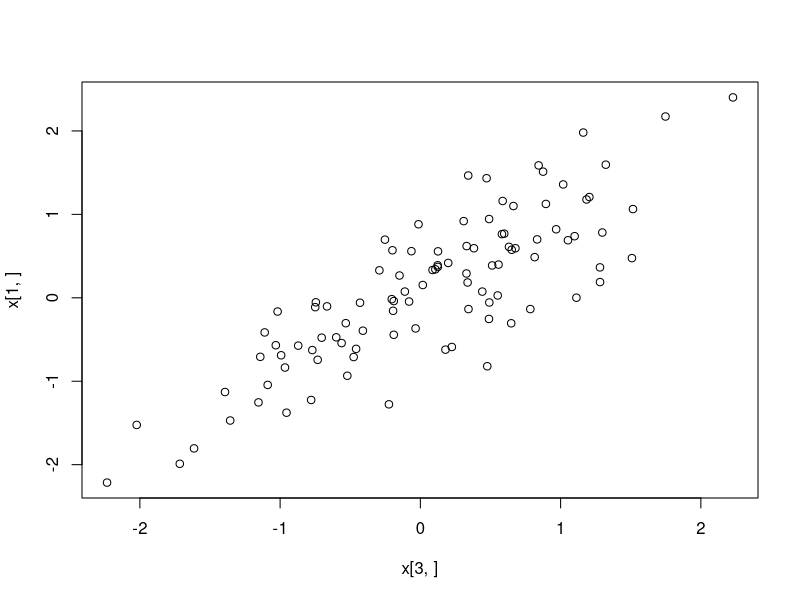

Reproduce this figure in R. (Note: this script raises an error after producing the figure.)
## ---- chunk 1
knitr::opts_chunk$set(echo = TRUE)
## ---- chunk 2
set.seed(1)
n = 100
p = 4
x = matrix(NA,p,n)
x[1,] = rnorm(n)
x[2,] = rnorm(n)
x[3,] = 0.8*x[1,]+0.5*x[2,]+rnorm(100,0,0.1)
x[4,] = 0.9*x[1,]+0.9*x[3,]-0.5*x[2,]+rnorm(100,0,0.1)
beta0 = matrix(c(1,0,0.8,0.9,0,1,0.5,-0.5,0,0,0,0.9,0,0,0,0),p,p)
plot(x[3,],x[1,])

## ---- chunk 3
set.seed(5)
v0 = 0.01
v1 = 1
beta = matrix(0.5,p,p)
diag(beta) = 0
#beta = rep(1,p)
sigma2 = 1
theta = runif(1)
nu = 1
lambda = 1
a = 1
b = 1
## ---- chunk 4
iters = 1000
for (it in 1:iters) {
## E-step

ap = theta*dnorm(beta,0,sqrt(sigma2*v1))
bp = (1-theta)*dnorm(beta,0,sqrt(sigma2*v0))
prob = ap/(ap+bp)
d = ((1-prob)/v0+prob/v1)

## M-step
for (i in 1:p) {
  beta[i,-i] = solve(x%*%t(x)+diag(as.vector(d[i,])),x%*%(x[i,]))
}
#beta = solve(t(x)%*%x+diag(d),t(x)%*%y)
#beta = (diag(1/d)-diag(1/d)%*%t(x)%*%solve(matrix(1,n,n)+x%*%diag(1/d)%*%t(x),x%*%diag(1/d)))%*%t(x)%*%y
#sigma2= norm(y-x%*%beta,"2")^2+sum(d*beta^2)+nu*lambda
sigma2 = norm(x-beta%*%x,"F")^2+norm(beta^2*d,"F")^2+nu*lambda
sigma2 = sigma2/(p^2+n*p+nu)
#sigma2 = sigma2/(n+p+nu)
theta = (sum(prob)+a-1)/(a+b+p^2-2)
}
## ---- chunk 5
plot(beta0,beta)
